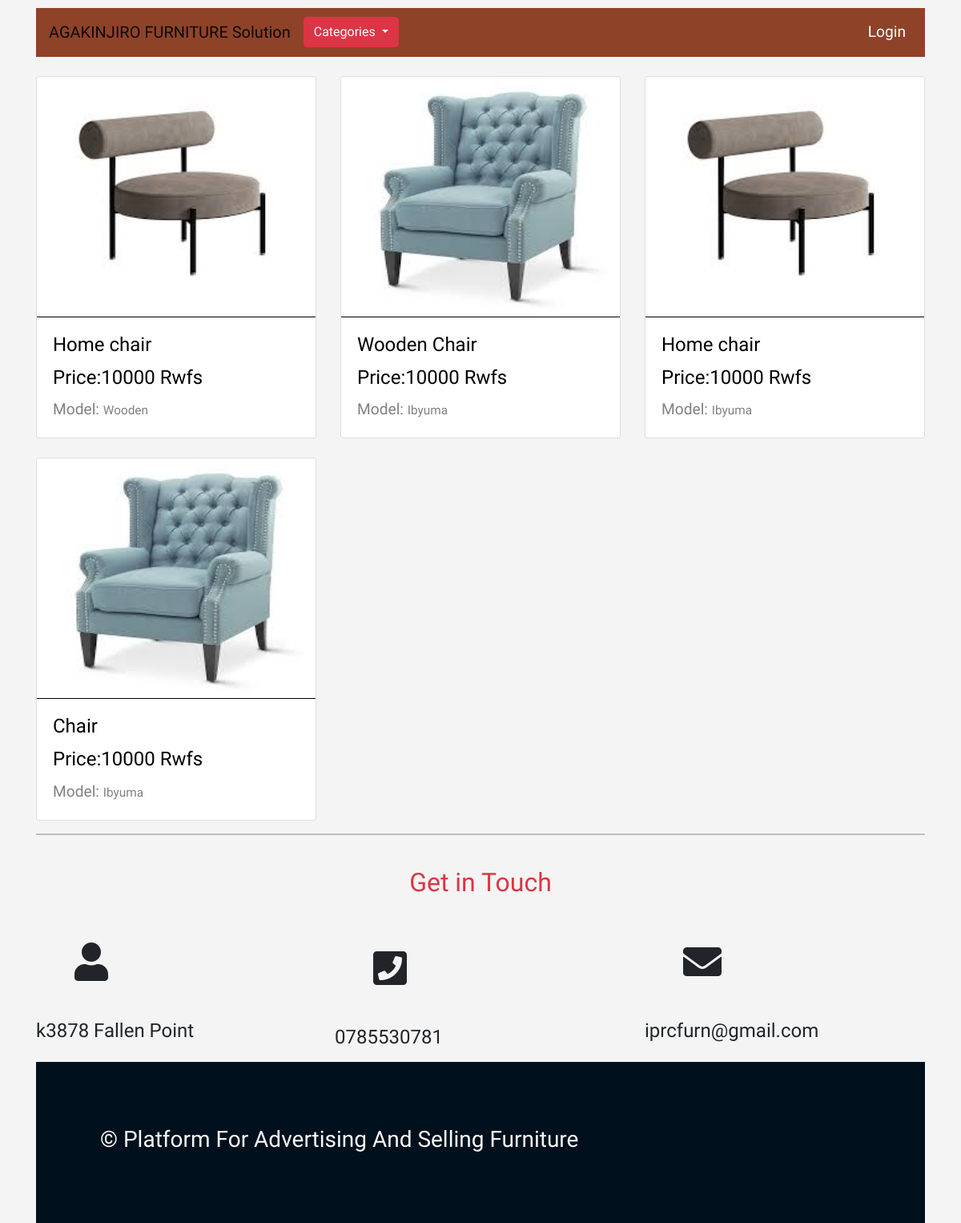
The app's page /home/view_category.php?ctg=1 with its own data.
### tables this page shows
CREATE TABLE `tbl_product` (
  `tbl_productId` int(11) NOT NULL,
  `tbl_productName` varchar(40) NOT NULL,
  `tbl_productPicture` varchar(120) NOT NULL,
  `tbl_productPrice` float NOT NULL,
  `tbl_categoryId` int(11) NOT NULL,
  `tbl_modelId` int(11) NOT NULL,
  `tbl_productQty` float NOT NULL,
  `tbl_productStatus` tinyint(1) NOT NULL
);

CREATE TABLE `tbl_model` (
  `tbl_modelId` int(11) NOT NULL,
  `tbl_modelName` varchar(60) NOT NULL,
  `tbl_modelStatus` tinyint(1) NOT NULL
);

### function/function.php (called while the page is built, shortened)
<?php
  function modelData($model){
    global $con;
    $data = $con->prepare("SELECT * FROM tbl_model  WHERE  tbl_modelId= ?  LIMIT 1");
    $data->bindParam(1, $model);
    $data->execute();
    if ($res = $data->fetch(PDO::FETCH_OBJ)) {
      return $res;
    }
  }
  function productForCateg($catg) {
    global $con;
    $data = $con->prepare("SELECT * FROM tbl_product WHERE tbl_categoryId =?  ORDER BY tbl_productId DESC ");
    $data->bindParam(1, $catg);
    $data->execute();
    $res = $data->fetchAll(PDO::FETCH_OBJ);
    return $res;
  }

### home/view_category.php (the view, shortened to what this page needs)
<?php session_start();
  include '../connect/connect.php';
  include '../function/function.php';
  include './head.php';
  if($_GET['ctg'])  { ?>
        <div class="container">
            <div id="section-1">
              <div class="row">
                <?php
                  $proddATA = productForCateg($_GET['ctg']);
                  foreach ($proddATA as $prod) {
                    $model = modelData($prod->tbl_modelId);   ?>
                    <div class="col-md-4 col-sm-6 mt-4">
  <div class="card">
  <a href="view_product.php?p=<?php  echo urlencode($prod->tbl_productId); ?>">
  <img class="card-img-top" src="../img/<?php  echo $prod->tbl_productPicture; ?>" width="640px" height="300" style="border-bottom:1px solid black">
  <div class="card-body">
    <h4 class="card-title"><?php  echo $prod->tbl_productName; ?></h4>
    <h4 class="card-title">Price:<?php  echo $prod->tbl_productPrice; ?> Rwfs  </h4>
    <p class="card-text">Model: <small><?php  echo $model->tbl_modelName; ?></small></p>
  </div>
  </a>
</div>
</div>
                <?php  }  ?>
            </div>
        </div>
        <hr>
        <div id="section-3 mt-3">
            <div class="row" >
              <h2 class="text-center text-danger pt-4">Get in  Touch</h2>
              <div class="col-md-4">
                <i class="fas fa-user fa-3x text-center p-5"></i>
                <h4> k3878 Fallen Point
                </h4>
            </div>
            <div class="col-md-4 p-2">
                <i class="fas fa-phone-square fa-3x  p-5"></i>
                 <h4>0785530781</h4>
            </div>
            <div class="col-md-4">
                <i class="fas fa-envelope fa-3x text-center  p-5"></i>
                <h4>iprcfurn@gmail.com</h4>
            </div>
            </div>
        </div>
        <?php include './footer.php';  ?>
        <?php  }   ?>

### home/head.php (shortened to what this page needs)
<!DOCTYPE html>
<html lang="en">
<head>
    <link rel="stylesheet" href="css/bootstrap.css">
    <link rel="stylesheet" href="https://pro.fontawesome.com/releases/v5.10.0/css/all.css"
 />
    <link rel="stylesheet" href="https://maxcdn.bootstrapcdn.com/bootstrap/4.5.2/css/bootstrap.min.css">
    <link rel="stylesheet" href="css/style.css">
    <link rel="stylesheet" href="css/font-awesome.min.css">
</head>
<body>
    <div class="container">
        <nav class="navbar  navbar-expand-lg navbar-light bg-light">
            <a class="navbar-brand" href="index.php">AGAKINJIRO FURNITURE Solution</a>
            <div class="collapse navbar-collapse" id="navbarSupportedContent">
                <ul class="navbar-nav mr-auto">
                    <li class="nav-item">
                        <div class="dropdown">
                            <button type="button" class="btn btn-danger dropdown-toggle" data-toggle="dropdown">
                                Categories
                            </button>
                        </div>
                    </li>
                    <?php  if(isset($_SESSION['guestId']) )  {   ?>
                    <?php  if(isset($_SESSION["cart"])){    ?>
                    <li class="nav-item">
                        <a class="nav-link" href="cart.php" style="color:#fff">
                            <span class="fa fa-warning"></span>
                            Cart
                        </a>
                    </li>
                    <?php   }   ?>
                    <li class="nav-item">
                        <a class="nav-link" style="color:#fff" href="order.php">
                            Orders
                        </a>
                    </li>
                    <li class="nav-item">
                        <a class="nav-link" href="../logout.php" id="account" style="color:#fff">
                            <span class="fas fa-user"></span>
                            <?php  echo ($_SESSION['guestName']);   ?>
                        </a>
                    </li>
                    <li>
                        <a class="nav-link" href="../logout.php" style="color:#fff" class="log-data">
                            <i class="fas fa-lock text-danger"></i>
                            Logout
                        </a>
                    </li>
                    <?php  }   else  {   ?>
                </ul>
                <ul class="nav navbar-nav ">
                    <li class="nav-item">
                        <a class="nav-link" href="signin.php" style="color:#fff;">Login</a>
                    </li>
                    <?php   }   ?>
                </ul>
            </div>
        </nav>
    </div>

### home/footer.php (shortened to what this page needs)
    <div id="section-5"  style="padding: 5rem;" >
        <div class="row">
            <div class="col-md-12">
                <h3 class="text-light">&copy; Platform For Advertising And Selling Furniture</h3>
            </div>
        </div>
    </div>
    </div>
</body>
</html>

### home/css/style.css (style rules this page uses)
* { box-sizing: border-box; }
body { background:#f4f4f4; font-family: 'Carrois Gothic SC', sans-serif; }
.navbar { background: #8E4329 !important ; }
a { color: #fff i !important; }
.card a { color: gray !important; text-decoration: none; }
.card h4 { color:black !important; text-decoration: none; }
#section-1 { font-size: medium; margin-top: -10px; font-size: 22px; font-family: 'Carrois Gothic SC', sans-serif }
#section-5 { background: #00101c; font-size: medium; padding: 1em; font-family: 'Carrois Gothic SC', sans-serif; }
.container { margin-top: 10px; }
img { width: 350px; }
a { text-decoration: none; color: white; font-size: 1.2rem; }

### records on screen
tbl_product: tbl_productPicture (picture), tbl_productName "Home chair", tbl_productPrice "10000", tbl_modelId.tbl_modelName "Wooden"
tbl_product: tbl_productPicture (picture), tbl_productName "Wooden Chair", tbl_productPrice "10000", tbl_modelId.tbl_modelName "Ibyuma"
tbl_product: tbl_productPicture (picture), tbl_productName "Home chair", tbl_productPrice "10000", tbl_modelId.tbl_modelName "Ibyuma"
tbl_product: tbl_productPicture (picture), tbl_productName "Chair", tbl_productPrice "10000", tbl_modelId.tbl_modelName "Ibyuma"
